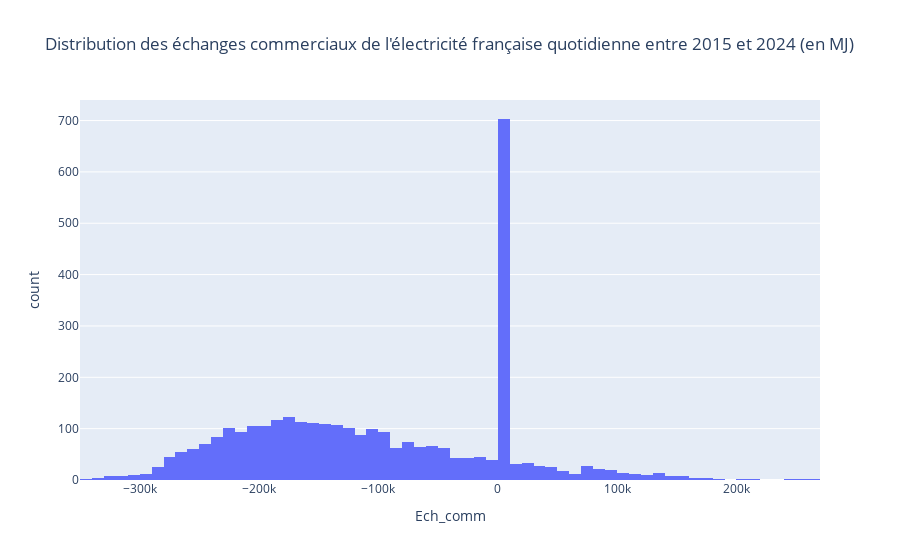

Write notebook code for a chart like this one.
### Code cell
fig = px.histogram(df_quotidien, x="Ech_comm", nbins=100, title="Distribution des échanges commerciaux de l'électricité française quotidienne entre 2015 et 2024 (en MJ)")
fig.show()

### Figure 1 — Plotly figure (JSON) as saved in the notebook; plotly's stock layout.template omitted (floating-point values rounded to 4 significant figures; data arrays with more than 128 entries replaced by an {"elided": "..."} marker saying what was removed)
{"data": [{"alignmentgroup": "True", "bingroup": "x", "hovertemplate": "Ech_comm=%{x}<br>count=%{y}<extra></extra>", "legendgroup": "", "marker": {"color": "#636efa", "pattern": {"shape": ""}}, "name": "", "nbinsx": 100, "offsetgroup": "", "orientation": "v", "showlegend": false, "type": "histogram", "x": {"elided": "3340 float values"}, "xaxis": "x", "yaxis": "y"}], "layout": {"barmode": "relative", "legend": {"tracegroupgap": 0}, "title": {"text": "Distribution des échanges commerciaux de l'électricité française quotidienne entre 2015 et 2024 (en MJ)"}, "xaxis": {"anchor": "y", "domain": [0, 1], "title": {"text": "Ech_comm"}}, "yaxis": {"anchor": "x", "domain": [0, 1], "title": {"text": "count"}}}}
